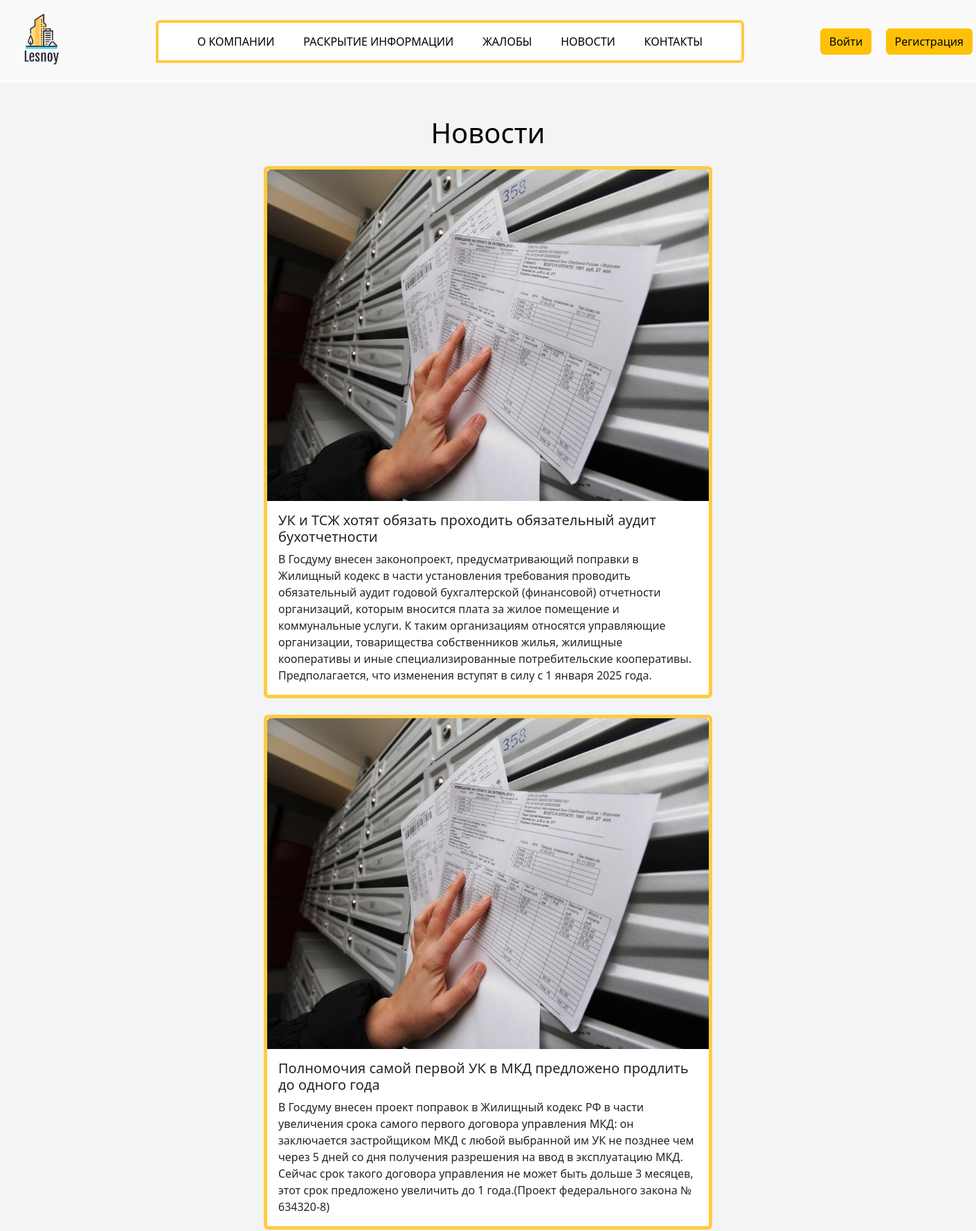
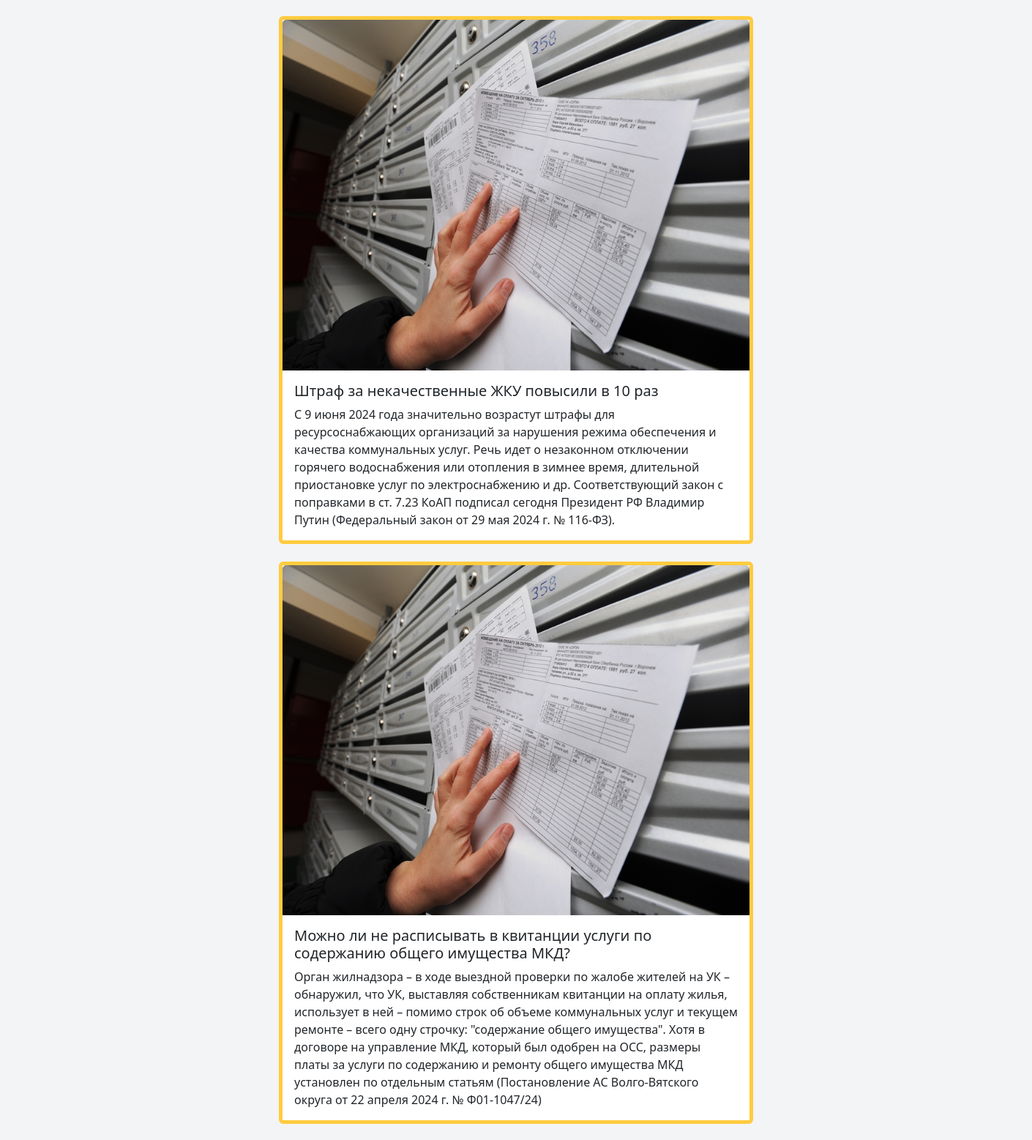
Page /news/ (upper part) on the committed database (2 pictures, top to bottom).
### main/models.py (models this page shows, shortened)
class News(models.Model):
    class Meta:
        db_table = "news"
        verbose_name = "news"
    title = models.CharField(max_length=100, null=True)
    image = models.ImageField(upload_to="main/static/image",null=True)
    publish_date = models.DateField(null=True)
    content = models.TextField(max_length=1000, null=True)

### main/views.py (the view)
# urls.py: path('news/', views.news, name="news"),
def news(request):
    news_list = models.News.objects.all().order_by("publish_date")
    return render(request, "news.html", {"news": news_list})

### templates/news.html
{% extends "index.html" %}
{% block content %}
<section>
    <div class="container pt-4 pb-5">
        <h1 class="mb-4 mt-4" style="text-align: center;">Новости</h1>
        {% if news %}
        {% for publication in news %}
        <div class="card w-50 mb-4" style="border-color: #ffcb3f; border-width: 5px; margin: 0 auto;">
            <img src="../main/static/image/images.jpg" class="card-img-top" alt="Картинка">
            <div class="card-body">
              <h5 class="card-title">{{ publication.title }}</h5>
              <p class="card-text">{{ publication.content }}</p>
            </div>
          </div>
        {% endfor %}
        {% else %}
        <div class="alert alert-info w-25" style="margin: 0 auto;">Новости отсутствуют</div>
        {% endif %}
    </div>
</section>
{% endblock %}

### main/static/css/style.css (style rules this page uses)
body, html { margin: 0; padding: 0; color: #000; background: #fafafa }
section { background-color: #f3f4f6; }

### rows in the picture
News: title "УК и ТСЖ хотят обязать проходить обязательный аудит бухотчетности", content "В Госдуму внесен законопроект, предусматривающий поправки в Жилищный кодекс в части установления требования проводить обязательный аудит годовой бухгалтерской (финансовой) отчетности организаций, которым вносится плата за жилое помещение и коммунальные услуги. К таким организациям относятся управляющие организации, товарищества собственников жилья, жилищные кооперативы и иные специализированные потребительские кооперативы. Предполагается, что изменения вступят в силу с 1 января 2025 года."
News: title "Полномочия самой первой УК в МКД предложено продлить до одного года", content "В Госдуму внесен проект поправок в Жилищный кодекс РФ в части увеличения срока самого первого договора управления МКД: он заключается застройщиком МКД с любой выбранной им УК не позднее чем через 5 дней со дня получения разрешения на ввод в эксплуатацию МКД. Сейчас срок такого договора управления не может быть дольше 3 месяцев, этот срок предложено увеличить до 1 года.(Проект федерального закона № 634320-8)"
News: title "Штраф за некачественные ЖКУ повысили в 10 раз", content "С 9 июня 2024 года значительно возрастут штрафы для ресурсоснабжающих организаций за нарушения режима обеспечения и качества коммунальных услуг. Речь идет о незаконном отключении горячего водоснабжения или отопления в зимнее время, длительной приостановке услуг по электроснабжению и др. Соответствующий закон с поправками в ст. 7.23 КоАП подписал сегодня Президент РФ Владимир Путин (Федеральный закон от 29 мая 2024 г. № 116-ФЗ)."
News: title "Можно ли не расписывать в квитанции услуги по содержанию общего имущества МКД?", content "Орган жилнадзора – в ходе выездной проверки по жалобе жителей на УК – обнаружил, что УК, выставляя собственникам квитанции на оплату жилья, использует в ней – помимо строк об объеме коммунальных услуг и текущем ремонте – всего одну строчку: \"содержание общего имущества\". Хотя в договоре на управление МКД, который был одобрен на ОСС, размеры платы за услуги по содержанию и ремонту общего имущества МКД установлен по отдельным статьям (Постановление АС Волго-Вятского округа от 22 апреля 2024 г. № Ф01-1047/24)"
